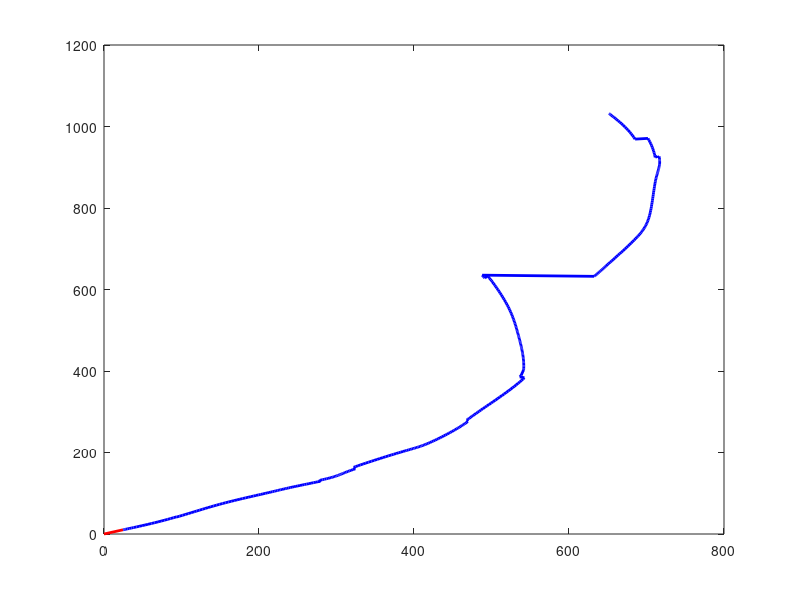

The MATLAB script that drew this image: (Note: this script raises an error after producing the figure.)
% A script to display the results of the last execution of MagnetLoc.
% MagnetLoc stores its results in 'log.txt' and the meaningful input data
% in inputLog.mat (among which robot parameters and noise variances).
% Graphs displayed:
% Figure 1: 
%   - The path calculated by odometry only (red).
%   - The path estimated by the Kalman filter (blue).
%   - The real path (green).
%   - The locations of the magnets which have been detected (black dots).
%   - The estimated locations of the detected line in absolute frame
%       using the measurement (that's variable oMeasMagnet in the program).
% Figure 2: 
%   - Speed and rotation speed, as estimated using the encoders.
% Figure 3: 
%   - Estimated error standard deviations (extracted directly from
%       the diagonal of P, hence in absolute frame.
% Figure 4: 
%   - Estimated error standard deviations in robot frame.
% Figure 5: 
%   - Mahalanobis distances calculated with the line closest to 
%       the measurement point (candidate line) in blue.
%   - Mahalanobis distances calculated with the four nearest neighbor 
%       lines of candidate line (2 with the same orientatin and 2 with a different orientation )in red.
%   - Mahalanobis distance threshold used in the program (black line).
% Figure 6: 
%   - Estimated x, y, theta as functions of time.
% Figure 7:
%   - Number of sensor on a line at each time instant.
% Figure 8:
%   - Raw sensor measurements as a function of the curvilinear abscissa
%       (distance traveled by point M). The vertical axis represents the
%       state of each sensor. A vertical line indicates a closed 
%       sensor (a sensor which detects a line).
%   - You may comment out this graph when you don't need it anymore 
%       (when you're done estimating the measurement noise).


% Load the inputs to the problem (robot charateristics + tuning +
% speed and rotation speed + measurements. They have been saved by
% MagnetLoc in inputLog.mat.

if ~exist('inputLog.mat','file')
    disp('File inputLog.mat not found. Did you run MagnetLoc first?');
    return
end
if ~exist('log.txt','file')
    disp('File log.txt not found. Did you run MagnetLoc first?');
    return
end

load inputLog ...
     nbSensors samplingPeriod xSpacing ySpacing  ...
     sensorState Qgamma mahaThreshold

 
% Load the results calculated by MagnetLoc, logged in log.txt.
fid = fopen('log.txt','r');
firstline = fgetl(fid) ;
numvars = numel(strread(firstline,'%s')); % #ok<DSTRRD>
fgetl(fid); %<-- Skip the second line
data = textscan(fid,repmat('%f',1,numvars)); % #ok<NASGU>
% The "unused variable" warning has been suppressed: variable "data" is
% used in the "eval" instruction, but code analyzer does not see it.

% Next instruction sets all variables whose name are on the first line
% of the file, here calcPhase, t, x, y, theta, P11...P33, U1, U2, Y1, Y2.
eval(['[' strrep(firstline,' ',',') '] = deal(data{:});']) ;
fclose(fid);

% Prepare vectors and matrices
nbRes = length(t) ;
nbPeriods = sum(calcPhase==1) ;
U    = zeros(2,nbPeriods) ;
Xodo = zeros(3,nbPeriods+1) ;

% Reconstruct the inputs. Suppress lines that are non prediction, since 
% their values have been set to zero conventionally in the logs.
% Keeping those would be impractical when displaying velocities.
U(1,:) = U1(find(calcPhase==1)) ;
U(2,:) = U2(find(calcPhase==1)) ;
tOdo = t(find(calcPhase==1));

% Calculate the measured positions of the magnets in the absolute frame
% and the magnets closest to these measured positions for display. 
% Do this only when calcPhase = 2 (measurement).
nbMeasurementPhases = sum(calcPhase==2) ;
estLinePos   = zeros(2,nbMeasurementPhases) ;
exactLinePos = zeros(2,nbMeasurementPhases) ;
j = 0 ;
for i = 1 : nbRes 
    if calcPhase(i) == 2
        j = j+1 ;
        oTm = [ cos(theta(i)) , -sin(theta(i)) , x(i) ;
                sin(theta(i)) ,  cos(theta(i)) , y(i) ;
                      0       ,        0       ,  1   ] ;
        oEstimatedMagnet = oTm * [ y1(i) ; y2(i) ; 1 ] ;
        
        oEstimatedSensorNormalized=oEstimatedMagnet./[xSpacing;ySpacing;1];
        oEstimatedSensorNormalized=mod(oEstimatedSensorNormalized,[1,1,1]);
        if oEstimatedSensorNormalized(1)>0.5
            oEstimatedSensorNormalized(1)=1-oEstimatedSensorNormalized(1);
        end
        if oEstimatedSensorNormalized(2) >0.5
            oEstimatedSensorNormalized(2)=1-oEstimatedSensorNormalized(2);
        end
            
         if oEstimatedSensorNormalized(1)<oEstimatedSensorNormalized(2) %une verticale est plus proche qu'une horizontale 
            oExactMagnetPos  = round( oEstimatedMagnet ./ [xSpacing ; 1 ; 1] ) .* [xSpacing ; 1 ; 1] ;
         else 
            oExactMagnetPos  = round( oEstimatedMagnet ./ [1 ; ySpacing ; 1] ) .* [1 ; ySpacing ; 1] ;
         end
         
            
        estLinePos(:,j)   = oEstimatedMagnet(1:2) ;
        exactLinePos(:,j) = oExactMagnetPos(1:2)  ;
    end
end

% Compute odometry only estimated path
Xodo(:,1) = [x(1) ; y(1) ; theta(1)] ;
% for i = 1 : nbPeriods
%     Xodo(:,i+1) = Xodo(:,i) + ...
%         [ U(1,i)*cos(Xodo(3,i)) ;
%           U(1,i)*sin(Xodo(3,i)) ;
%           U(2,i) ] ;
% end
travDistance = zeros(1,nbPeriods) ;
for i = 2 : nbPeriods
    travDistance(i) = travDistance(i-1) + U(1,i) ;
end

% Plot robot path, Kalman fiter estimation and odometry only estimation

figure; 
plot( Xodo(1,:), Xodo(2,:) , 'r' , 'LineWidth', 2 ) ;
hold on ;
plot( x,y , 'b' , 'LineWidth', 2 ) ;
hold on ;
plot( xreal,yreal , 'k' , 'LineWidth', 1 ) ;
zoom on ; grid on; axis('equal');
title('Real path (black), estimated path EKF (blue) and odometry (red)');
xlabel('x (mm)');
ylabel('y (mm)');

% On top of the path, indicate estimated and real magnet positions.

hold on;
plot( estLinePos(1,:), estLinePos(2,:) , 'gx' ) ;
hold on;
plot( exactLinePos(1,:), exactLinePos(2,:) , 'kx' ) ;
hold on
for i = 1 : length(exactLinePos(1,:))
    if mod(exactLinePos(1,i),xSpacing)==0
        plot( ones(1,1000)*exactLinePos(1,i),linspace(0,1000,1000) , 'k--' , 'LineWidth', 0.3 );
    else
        plot(linspace(0,1000,1000),ones(1,1000)*exactLinePos(2,i) , 'k--' , 'LineWidth', 0.3 );
    end
end

% Plot odometry-estimated speed and rotation speed

figure; 
subplot(2,1,1);
plot( tOdo,U(1,:)/samplingPeriod , 'LineWidth',2 );
xlabel('t (s)');
ylabel('v (mm/s)');
title('Odometry-estimated speed');
zoom on ; grid on;
subplot(2,1,2);
plot( tOdo,U(2,:)*180/pi/samplingPeriod , 'LineWidth',2 );
xlabel('t (s)')
ylabel('w (deg/s)' , 'LineWidth',2 );
title('Odometry-estimated rotation speed');
zoom on ; grid on;


% Plot estimated variances in absolute reference frame

sigx     = sqrt(P11) ;
sigy     = sqrt(P22) ;
sigtheta = sqrt(P33) ;
tRes = t( find(calcPhase==3) ) ;
figure;
subplot(3,1,1);
maximum = max(sigx) ;
for k=1:numel(tRes) 
    line([tRes(k) tRes(k)],[0 maximum],'Color','g','LineStyle',':' ,...
       'LineWidth',2 );      
end
hold on ;
plot( t,sigx , 'LineWidth',2 );
xlabel('t (s)') ;
ylabel('sigma_x (mm)') ;
title('Estimated standard deviations in absolute ref. frame');
title('Est. std dev. in abs. ref. frame');
zoom on ; grid on;
set(gca,'FontSize',14)
subplot(3,1,2);
maximum = max(sigy) ;
for k=1:numel(tRes) 
   line([tRes(k) tRes(k)],[0 maximum],'Color','g','LineStyle',':' , ...
       'LineWidth',2 );      
end
hold on ;
plot( t,sigy , 'LineWidth',2 );
xlabel('t (s)') ;
ylabel('sigma_y (mm)');
zoom on ; grid on;
subplot(3,1,3);
maximum = max(sigtheta*180/pi) ;
for k=1:numel(tRes) 
   line([tRes(k) tRes(k)],[0 maximum],'Color','g','LineStyle',':' ,...
       'LineWidth',2 );      
end
hold on ;
plot( t,sigtheta*180/pi , 'LineWidth',2 );
xlabel('t (s)') ;
ylabel('sigma_{theta} (deg.)');
zoom on ; grid on;

% Calculate covariance matrix in frame Rm
msigx     = zeros(1,length(t)) ;
msigy     = zeros(1,length(t)) ;
msigtheta = zeros(1,length(t)) ;
for i = 1 : length(t)
    m_Omega_o = [  cos(theta(i))  , -sin(theta(i))  ,  0  ; %changement de signe des sin 
                   sin(theta(i))  ,  cos(theta(i))  ,  0  ;
                        0         ,       0         ,  1  ] ;
    oP = [ P11(i)  ,  P12(i)  ,  P13(i)  ;
           P12(i)  ,  P22(i)  ,  P23(i)  ;
           P13(i)  ,  P23(i)  ,  P33(i)  ] ;
    mP = m_Omega_o * oP * m_Omega_o.' ;
    msigx(i)     = sqrt( mP(1,1) )   ;
    msigy(i)     = sqrt( mP(2,2) )   ;
    msigtheta(i) = sqrt( mP(3,3) )   ;
end

% Plot variances in robot frame.

figure;
subplot(3,1,1);
maximum = max(msigx) ;
for k=1:numel(tRes) 
   line([tRes(k) tRes(k)],[0 maximum],'Color','g','LineStyle',':' ,...
       'LineWidth',2 );      
end
hold on ;
plot( t,msigx , 'LineWidth',2 );
xlabel('t (s)') ;
ylabel('sigma_x (mm)');
title('Estimated standard deviations in robot frame');
zoom on ; grid on;
subplot(3,1,2);
maximum = max(msigy) ;
for k=1:numel(tRes) 
   line([tRes(k) tRes(k)],[0 maximum],'Color','g','LineStyle',':' , ...
       'LineWidth',2 );      
end
hold on ;
plot( t,msigy , 'LineWidth',2 );
xlabel('t (s)') ;
ylabel('sigma_y (mm)');
zoom on ; grid on;
subplot(3,1,3);
maximum = max(msigtheta*180/pi) ;
for k=1:numel(tRes) 
   line([tRes(k) tRes(k)],[0 maximum],'Color','g','LineStyle',':' ,...
       'LineWidth',2 );      
end
hold on ;
plot( t,msigtheta*180/pi , 'LineWidth',2 );
xlabel('t (s)') ;
ylabel('sigma_{theta} (deg.)');
zoom on ; grid on;

% Calculate Mahalanobis distances, including for lines that are the 
% closest neighbors of the line closest to measurement point.   

tLineDetection = zeros(1,sum(calcPhase==2)) ;
dMahaAll = zeros(5,sum(calcPhase==2)) ;
j = 0 ;
for i = 1 : length(t) 
    
    if calcPhase(i) ~= 2 
        continue ;  % Not a measurement phase
    end
     
    j = j+1 ;
    tLineDetection(j) = t(i) ;
    
    % Calculate homogeneous transform of the robot with respect to the world frame
    oTm = [ cos(theta(i)) , -sin(theta(i)) , x(i)  ;
            sin(theta(i)) ,  cos(theta(i)) , y(i)  ;
                  0       ,        0       ,  1    ] ;
    
    % Measurement vector in homogeneous coordinates for calculations.  The
    % measurement vector hould be a scalar
    mMeasSensor = [ y1(i) ; y2(i) ; 1 ] ;
    
    % Corresponding position in absolute frame
    oMeasSensor = oTm * mMeasSensor ;
    
    % Which actual line is closest to the estimated position?
    oMeasSensorNormalized=oMeasSensor./[xSpacing;ySpacing;1];
    oMeasSensorNormalized=mod(oMeasSensorNormalized,[1,1,1]);
    if oMeasSensorNormalized(1)>0.5
        oMeasSensorNormalized(1)=1-oMeasSensorNormalized(1);
    end
    if oMeasSensorNormalized(2) >0.5
        oMeasSensorNormalized(2)=1-oMeasSensorNormalized(2);
    end

     if oMeasSensorNormalized(1)<oMeasSensorNormalized(2) %une verticale est plus proche qu'une horizontale 
        oRealSensor  = round( oMeasSensor ./ [xSpacing ; 1 ; 1] ) .* [xSpacing ; 1 ; 1] ;
            
        % The position of the real magnet in robot frame
        mRealMagnet = oTm \ oRealSensor ; % That's inv(oTm)*oRealMagnet
        
        %Measuerment vector
        Y=mMeasSensor(1:2); %we need both coordinates because even if candidate line is vertical, neighbor line could be vertical or horizontal
        % The expected measurement are the two coordinates of the real
        % magnet in the robot frame.
        Yhat = mRealSensor(1) ;
        C = [ 1 0 -mMeasSensor(1)*sin(theta(i))-mMeasSensor(2)*cos(theta(i))];

        innov = Y(1) - Yhat ;
        P = [ P11(i)  ,  P12(i)  ,  P13(i)  ;
              P12(i)  ,  P22(i)  ,  P23(i)  ;
              P13(i)  ,  P23(i)  ,  P33(i)  ] ;
        dMaha = abs(innov) * sqrt( 1 / ( C*P*C.' + QgammaX) ); 
        dMahaAll(1,j)       = dMaha            ;
        estLinePos(:,j)   = oMeasSensor(1:2) ;
        exactLinePos(:,j) = oRealSensor(1:2) ;

        % Offset vectors to generate the neighbors, in homogeneous coordinates.

        deltas = [ xSpacing  -xSpacing      0           0       ;
                      0          0       ceil(y(i)/ySpacing)*ySpacing-y(i)   -floor(y(i)/ySpacing)*ySpacing+y(i)   ;
                      0          0          0           0       ] ;

        for neighborIndex = 1 : 4
            oPneighbor = oRealSensor + deltas(:,neighborIndex) ;

            % The position of the line in robot frame is the expected measurement
            if neighborIndex<=2 % vertical neighbors
                YhatNeighbor = oTm \ oPneighbor ; % That's inv(oTm)*oPneighbor
                CNeighbor = [ 1 0 -mMeasSensor(1)*sin(theta(i))-mMeasSensor(2)*cos(theta(i))];
                innovNeighbor = Y(1) - YhatNeighbor(1) ;    % Not in homogeneous coordinates.
                dMahaNeighbor = abs(innovNeighbor) * sqrt( 1 / ( CNeighbor*P*CNeighbor.' + QgammaX) ) ;
                dMahaAll(neighborIndex+1,j) = dMahaNeighbor ;
                
            else %horizontal neighbors
                YhatNeighbor = oTm \ oPneighbor ; % That's inv(oTm)*oPneighbor
                CNeighbor = [ 0 1 mMeasSensor(1)*cos(theta(i))-mMeasSensor(2)*sin(theta(i))];
                innovNeighbor = Y(2) - YhatNeighbor(2) ;    % Not in homogeneous coordinates.
                dMahaNeighbor = abs(innovNeighbor) * sqrt( 1 / ( CNeighbor*P*CNeighbor.' + QgammaY) ) ;
                dMahaAll(neighborIndex+1,j) = dMahaNeighbor ;
            end
        end
        
     else %closest is horizontal
        oRealSensor  = round( oMeasSensor ./ [ySpacing ; 1 ; 1] ) .* [ySpacing ; 1 ; 1] ;
            
        % The position of the real magnet in robot frame
        mRealMagnet = oTm \ oRealSensor ; % That's inv(oTm)*oRealMagnet
        
        %Measuerment vector
        Y=mMeasSensor(1:2); %we need both coordinates because even if candidate line is vertical, neighbor line could be vertical or horizontal
        % The expected measurement are the two coordinates of the real
        % magnet in the robot frame.
        Yhat = mRealSensor(2) ;
        C = [ 0 1 mMeasSensor(1)*cos(theta(i))-mMeasSensor(2)*sin(theta(i))];

        innov = Y(2) - Yhat ;
        P = [ P11(i)  ,  P12(i)  ,  P13(i)  ;
              P12(i)  ,  P22(i)  ,  P23(i)  ;
              P13(i)  ,  P23(i)  ,  P33(i)  ] ;
        dMaha = abs(innov) * sqrt( 1 / ( C*P*C.' + QgammaY) ) ;
        dMahaAll(1,j)       = dMaha;
        estLinePos(:,j)   = oMeasSensor(1:2) ;
        exactLinePos(:,j) = oRealSensor(1:2) ;

        % Offset vectors to generate the neighbors, in homogeneous coordinates.

        deltas = [ ceil(x(i)/xSpacing)*xSpacing-x(i)  -floor(x(i)/xSpacing)*xSpacing+x(i)      0           0       ;
                      0          0       ySpacing   -ySpacing   ;
                      0          0          0           0       ] ;

        for neighborIndex = 1 : 4
            oPneighbor = oRealSensor + deltas(:,neighborIndex) ;

            % The position of the line in robot frame is the expected measurement
            if neighborIndex<=2 % vertical neighbors
                YhatNeighbor = oTm \ oPneighbor ; % That's inv(oTm)*oPneighbor
                CNeighbor = [ 1 0 -mMeasSensor(1)*sin(theta(i))-mMeasSensor(2)*cos(theta(i))];
                innovNeighbor = Y(1) - YhatNeighbor(1) ;    % Not in homogeneous coordinates.
                dMahaNeighbor = abs(innovNeighbor) * sqrt( 1 / ( CNeighbor*P*CNeighbor.' + QgammaX) ) ;
                dMahaAll(neighborIndex+1,j) = dMahaNeighbor ;
                
            else %horizontal neighbors
                YhatNeighbor = oTm \ oPneighbor ; % That's inv(oTm)*oPneighbor
                CNeighbor = [ 0 1 mMeasSensor(1)*cos(theta(i))-mMeasSensor(2)*sin(theta(i))];
                innovNeighbor = Y(2) - YhatNeighbor(2) ;    % Not in homogeneous coordinates.
                dMahaNeighbor = abs(innovNeighbor) * sqrt( 1 / ( CNeighbor*P*CNeighbor.' + QgammaY) ) ;
                dMahaAll(neighborIndex+1,j) = dMahaNeighbor ;
            end     
        end
     end
    
end

% Plot Mahalanobis distances. Blue dots are for closest magnet,
% red dots are for neighbor magnets.

figure; 
plot( tLineDetection , dMahaAll(1,:) , 'bo' , 'LineWidth',2 ) ;
for k = 2:5
    hold on; 
    plot( tLineDetection , dMahaAll(k,:) , 'ro' , 'LineWidth',2 ) ;
end
hold on;
plot( tLineDetection , mahaThreshold*ones(1,size(dMahaAll,2)) , 'k' ,...
    'LineWidth',2 ) ; 
xlabel('t (s)');
ylabel('Mahalanobis distance (no dimension).');
title({'Mahalanobis distances:','closest magnet (blue) and neighbors (red)'});
zoom on; grid on; 

% Plot x, y and theta as functions of time

figure; 

subplot(3,1,1);
plot( t,x , 'LineWidth',2 );
xlabel('t (s)')
ylabel('x (mm)');
title('Position and heading as functions of time.');
zoom on ; grid on;

subplot(3,1,2);
plot( t,y , 'LineWidth',2 );
xlabel('t (s)')
ylabel('y (mm)');
zoom on ; grid on;

subplot(3,1,3);
plot( t,theta*180/pi , 'LineWidth',2 );
xlabel('t (s)')
ylabel('theta (deg.)');
zoom on ; grid on;

% Determine the number of measurements (i.e. the number of sensor on a line)
% at each step.

for time=1:length(treal)
    Mesures=0;
    for sensor = 1:nbSensors
        Mesures=Mesures+sensorState(time,sensor);
    end
    nbMeas(time)=Mesures;
end

% Plot number of measurements at each time step.

figure; 
plot(treal,nbMeas,'o' , 'LineWidth', 2 ) ;
xlabel('time (s)');
%yticks([0 1 2]);
title('Number of lines detected at each step.');
zoom on; grid on;


% Plot raw sensor measurements
rawMeas = zeros( nbSensors , nbPeriods ) ;
for k = 1 : nbPeriods
    rawMeas( : , k ) = sensorState(k,:) ;
end
figure; 
for n = 1 : nbSensors
    for k = 1 : nbPeriods
        if rawMeas(n,k) == 1
            hold on ;
            line([travDistance(k) travDistance(k)],[n-0.5 n+0.5],'Color','b','LineStyle','-' , 'LineWidth', 2 );
        end
    end
end
set(gca,'YLim',[0 nbSensors+1]) ;
xlabel('Travelled distance of point M (mm)');
ylabel('Sensor number') ;
title('State of sensors (blue = line dectected)') ;
zoom on; grid on;

% Calculate and display odometry error.

fprintf('\nTotal travelled distance: %d mm\n',round(sum(abs(U1))));
fprintf('Final odometry error: %3.1f %%\n\n', ...
    (norm([xreal(size(xreal,1));yreal(size(yreal,1))]-Xodo(1:2,size(Xodo,2))) / sum(abs(U1)) )*100 );

% Calculate and display KF error.

fprintf('\nTotal travelled distance: %d mm\n',round(sum(abs(U1))));
fprintf('Final KF error: %3.1f %%\n\n', ...
    (norm([xreal(size(xreal,1));yreal(size(yreal,1))]-X(1:2,size(X,2))) / sum(abs(U1)) )*100 );

% Calculate percentage of rejected closest lines:

fprintf('Lines rejected: %3.1f %%\n', ...
    100*numel(find(dMahaAll(1,:) > mahaThreshold ))/numel(dMahaAll(1,:)));

fprintf('Neighbor lines under threshold: %3.1f %%\n\n', ...
    100*numel(find(dMahaAll(2:5,:) <= mahaThreshold ))/numel(dMahaAll(2:5,:))) ;
